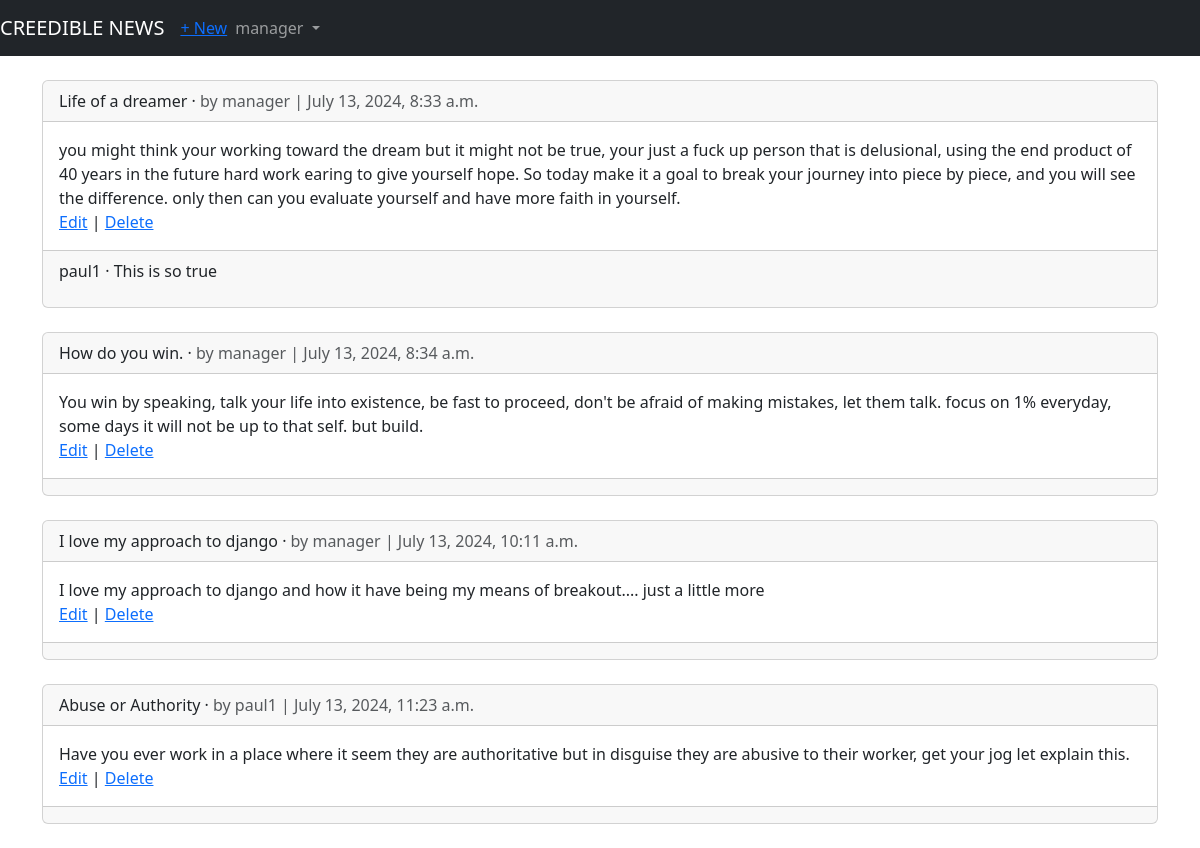
The page /articles/ (signed in) on the database its author committed.
### users/models.py (models this page shows)
class CustomUser(AbstractUser):
    age = models.PositiveIntegerField(null=True, blank=True)

### articles/models.py (models this page shows, shortened)
class Article(models.Model):
    title = models.CharField(max_length=255)
    body = models.TextField()
    date = models.DateTimeField(auto_now_add=True)
    author = models.ForeignKey(
        get_user_model(),
        on_delete=models.CASCADE,
    )

class Comment(models.Model):
    article = models.ForeignKey(Article, on_delete=models.CASCADE, related_name='comments')
    comment = models.CharField(max_length=140)
    author = models.ForeignKey(
        get_user_model(),
        on_delete=models.CASCADE,
    )
    def __str__(self):
        return self.comment

### articles/views.py (the view)
# urls.py: path('', ArticleListView.as_view(), name='article_list'),
class ArticleListView(LoginRequiredMixin, ListView):
    model = Article
    template_name = 'article_list.html'
    login_url = 'login'

### templates/article_list.html (shortened to what this page needs)
{% extends 'base.html' %}
{%block content %}
    {% for article in object_list %}
        <div class="card">
            <div class="card-header">
                <span class="font-weight-bold">{{ article.title }}</span> &middot;
                <span class="text-muted">by {{ article.author }} | {{ article.date }} </span>
            </div>
            <div class="card-body">
                {{ article.body }}
                <br />
                <a href="{% url 'article_edit' article.pk %}">Edit</a> | <a href="{% url 'article_delete' article.pk %}">Delete</a>
            </div>
            <div class="card-footer">
                {% for comment in article.comments.all %}
                    <p>
                        <span class="font-weight-bold">{{ comment.author }} &middot;</span>
                        {{ comment }}
                    </p>
                {% endfor %}
            </div>
        </div>
        <br />
    {% endfor %}
{% endblock content %}

### templates/base.html (shortened to what this page needs)
<!DOCTYPE html>
<html lang="en">
<head>
    <link href="https://cdn.jsdelivr.net/npm/bootstrap@5.3.3/dist/css/bootstrap.min.css" rel="stylesheet">
</head>
<body>
    <nav class="navbar navbar-expand-md navbar-dark bg-dark mb-4">
        <a href="{% url 'home' %}" class="navbar-brand">CREEDIBLE NEWS</a>
        {% if user.is_authenticated %}
        <ul class="navbar-nav mr-auto">
            <li class="nav-item"><a href="{% url 'article_new' %}">+ New</a></li>
        </ul>
        {% endif %}
        <div class="collapse navbar-collapse" id="navbarCollapse">
            {% if user.is_authenticated %}
                <ul class="navbar-nav mr-auto">
                    <li class="nav-item dropdown">
                        <a href="#" class="nav-link dropdown-toggle" id="userMenu" role="button" data-bs-toggle="dropdown" aria-expanded="false">
                            {{ user.username }}
                        </a>
                    </li>
                </ul>
            {% else %}
                <div class="d-flex ms-auto">
                    <a href="{% url 'login' %}" class="btn btn-outline-secondary">Log In</a>
                    <a href="{% url 'signup' %}" class="btn btn-primary ms-2">Sign up</a>
                </div>
            {% endif %}
        </div>
    </nav>
    <div class="container">
        {%block content %}
        {% endblock content %}
    </div>
</body>
</html>

### rows shown on the page
CustomUser: username "manager"
Article: title "Life of a dreamer", author "manager", date "July 13, 2024, 8:33 a.m.", body "you might think your working toward the dream but it might not be true, your just a fuck up person that is delusional, using the end product of 40 years in the future hard work earing to give yourself hope. So today make it a goal to break your journey into piece by piece, and you will see the difference. only then can you evaluate yourself and have more faith in yourself."
Comment: author "paul1", comment "This is so true"
Article: title "How do you win.", author "manager", date "July 13, 2024, 8:34 a.m.", body "You win by speaking, talk your life into existence, be fast to proceed, don't be afraid of making mistakes, let them talk. focus on 1% everyday, some days it will not be up to that self. but build."
Article: title "I love my approach to django", author "manager", date "July 13, 2024, 10:11 a.m.", body "I love my approach to django and how it have being my means of breakout.... just a little more"
Article: title "Abuse or Authority", author "paul1", date "July 13, 2024, 11:23 a.m.", body "Have you ever work in a place where it seem they are authoritative but in disguise they are abusive to their worker, get your jog let explain this."
